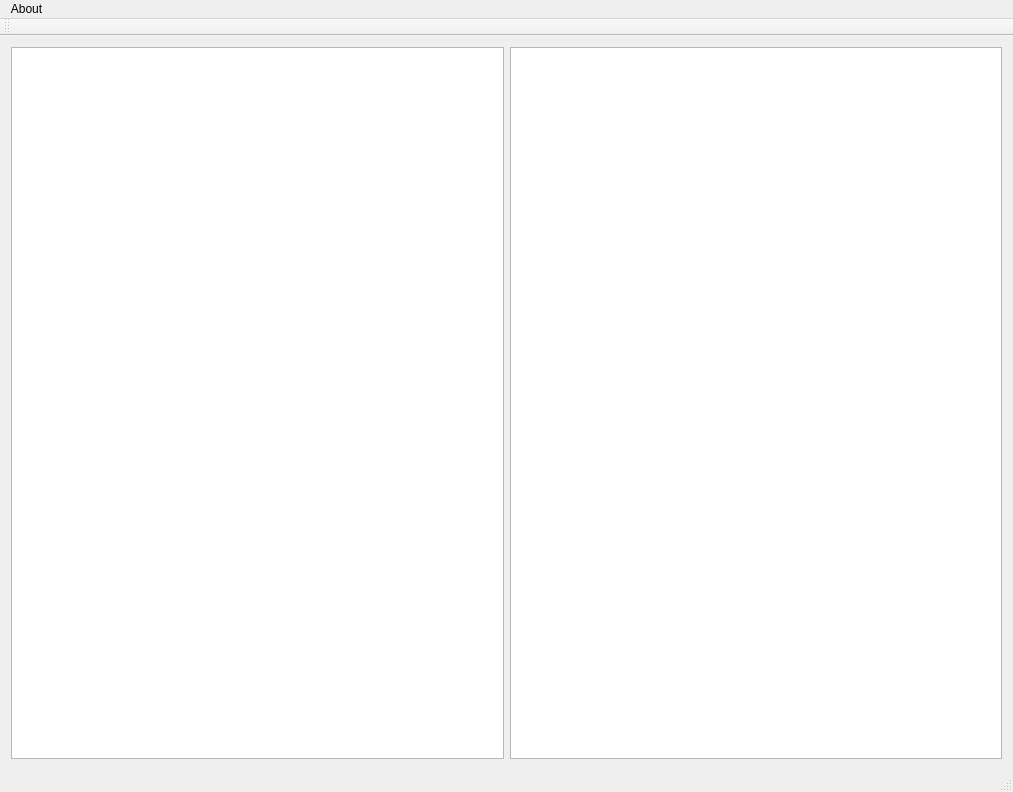
<?xml version="1.0" encoding="UTF-8"?>
<ui version="4.0">
 <class>FoodieEditer</class>
 <widget class="QMainWindow" name="FoodieEditer">
  <property name="geometry">
   <rect>
    <x>0</x>
    <y>0</y>
    <width>1013</width>
    <height>792</height>
   </rect>
  </property>
  <property name="windowTitle">
   <string>FoodieUI</string>
  </property>
  <widget class="QWidget" name="centralWidget">
   <layout class="QHBoxLayout" name="horizontalLayout">
    <item>
     <widget class="QTreeView" name="treeView"/>
    </item>
    <item>
     <widget class="QTextBrowser" name="textBrowser"/>
    </item>
   </layout>
  </widget>
  <widget class="QMenuBar" name="menuBar">
   <property name="geometry">
    <rect>
     <x>0</x>
     <y>0</y>
     <width>1013</width>
     <height>23</height>
    </rect>
   </property>
   <widget class="QMenu" name="menuAbout">
    <property name="title">
     <string>About</string>
    </property>
    <addaction name="actionVersion"/>
    <addaction name="actionHelp"/>
   </widget>
   <addaction name="menuAbout"/>
  </widget>
  <widget class="QToolBar" name="mainToolBar">
   <attribute name="toolBarArea">
    <enum>TopToolBarArea</enum>
   </attribute>
   <attribute name="toolBarBreak">
    <bool>false</bool>
   </attribute>
  </widget>
  <widget class="QStatusBar" name="statusBar"/>
  <action name="actionHelp">
   <property name="text">
    <string>Help</string>
   </property>
  </action>
  <action name="actionVersion">
   <property name="text">
    <string>Version</string>
   </property>
  </action>
 </widget>
 <layoutdefault spacing="6" margin="11"/>
 <resources>
  <include location="foodieui.qrc"/>
 </resources>
 <connections/>
</ui>
